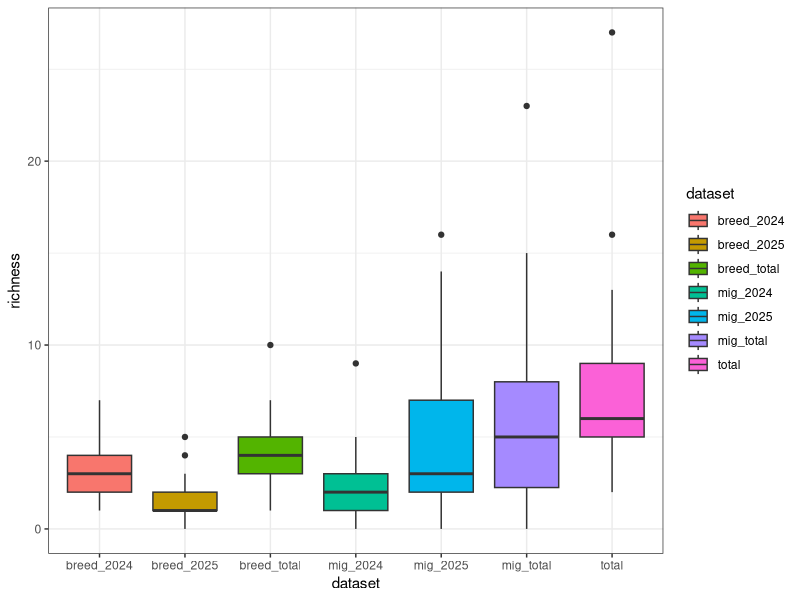
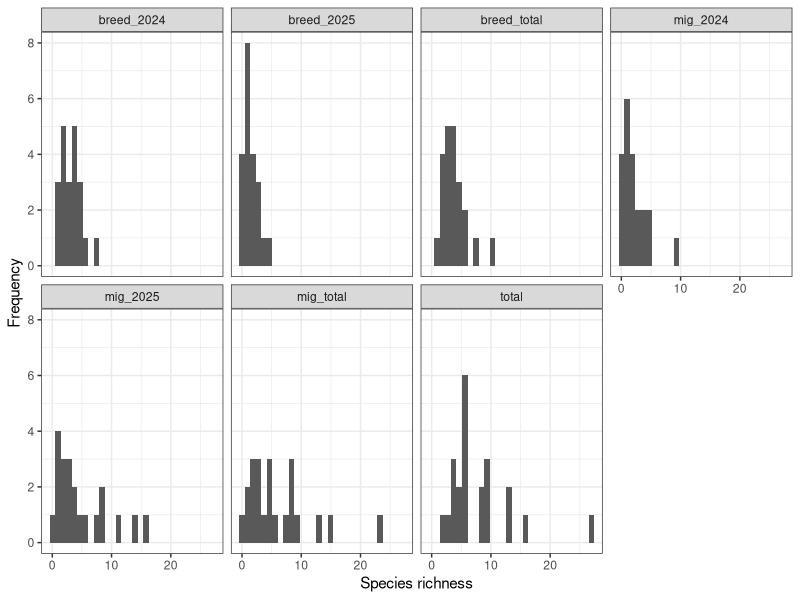
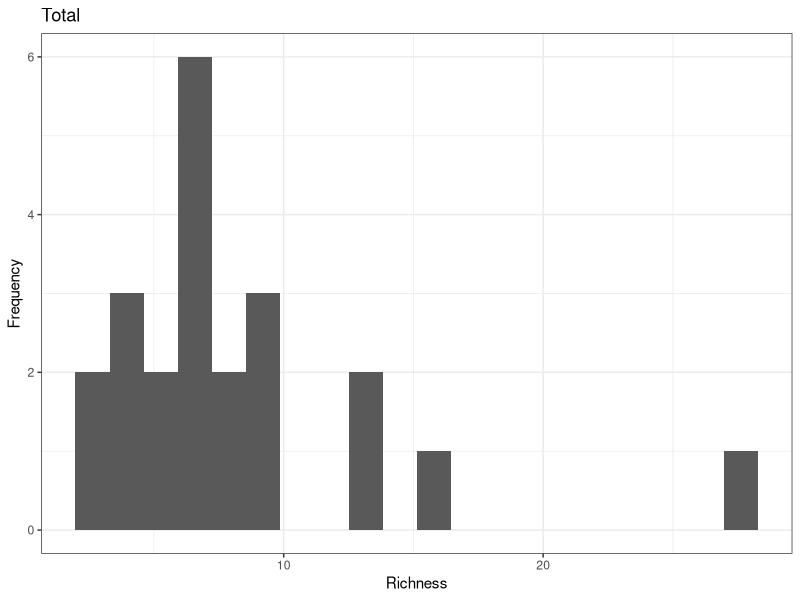
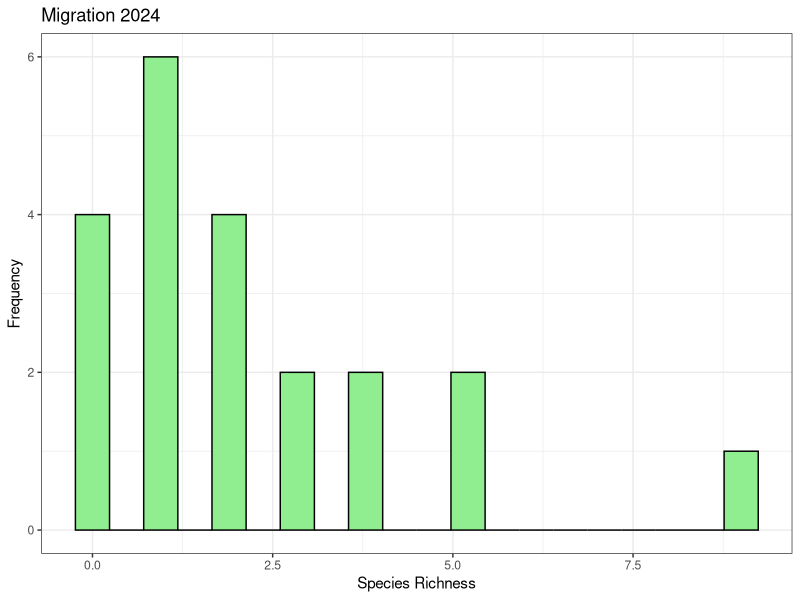
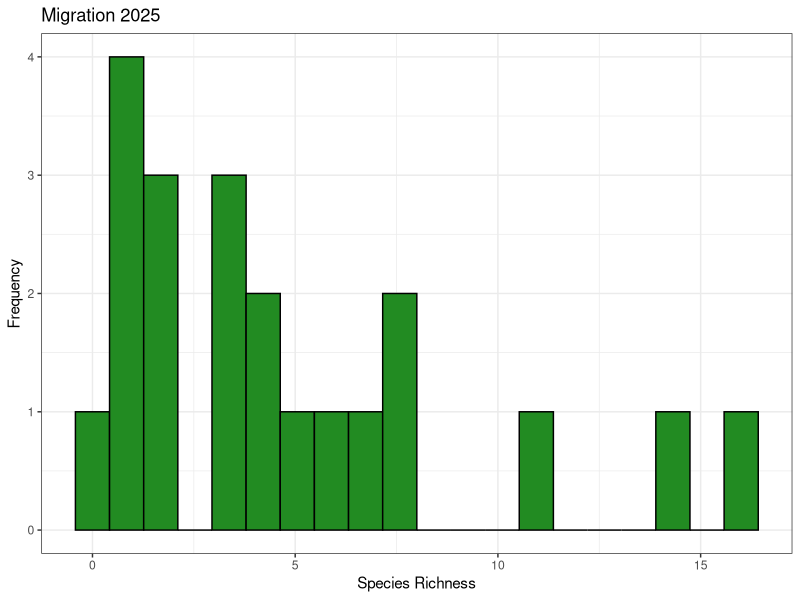
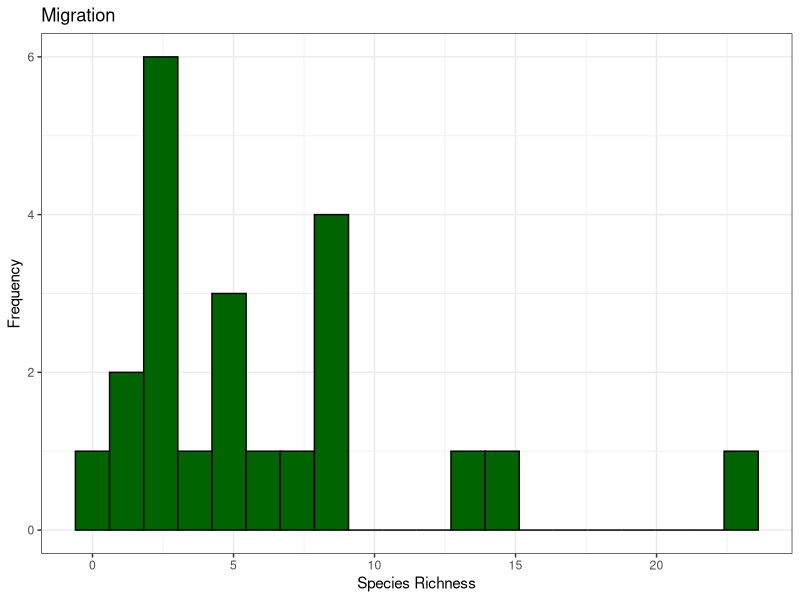
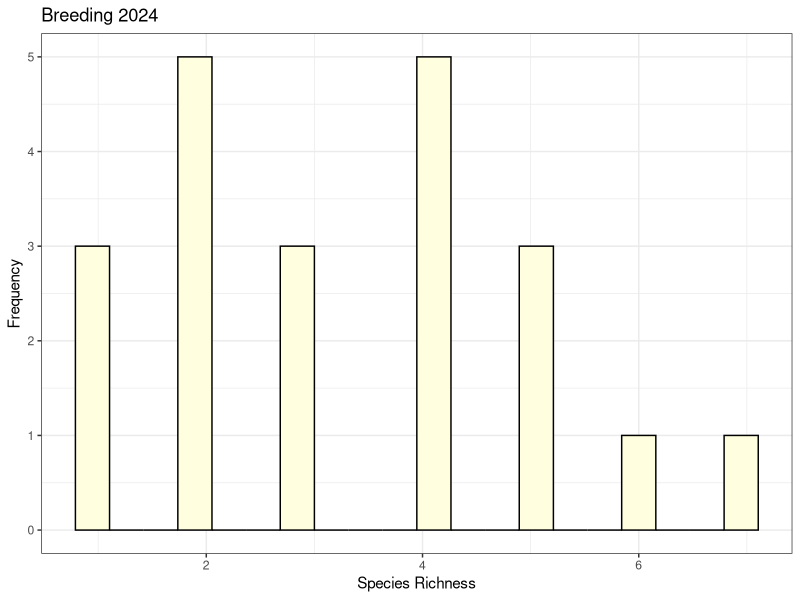
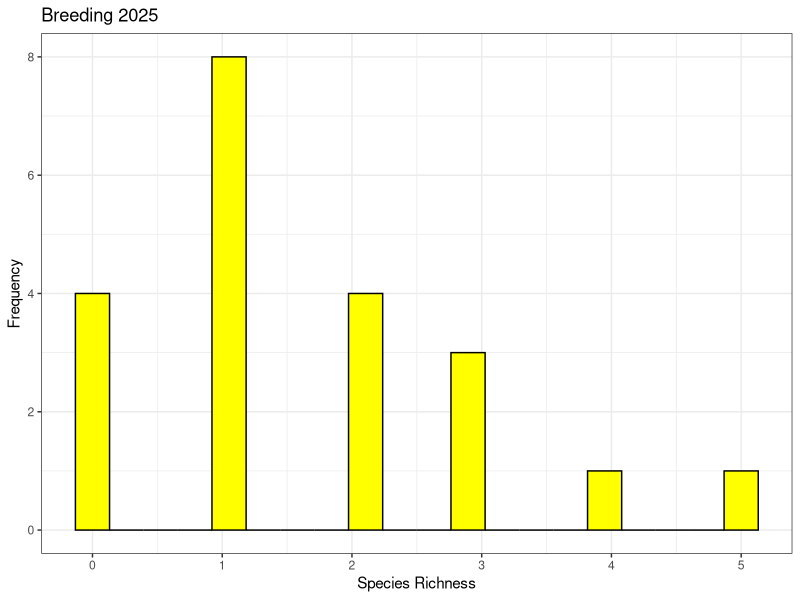

Write R code to recreate these figures, in order. (Note: this script raises an error after producing the figures.)
# 04-Feb-2026                          
# ============================================================================ # 
#                          EXPLORATORY DATA ANALYSIS
# ============================================================================ # 

# DESCRIPTION: 
# Exploration and visualization of distributions and trends of variables

# PACKAGES USED:
library(readr)
library(ggplot2)
library(patchwork)
library(dplyr)
library(tidyverse)


# ============================================================================ # 
# 1. DISTRIBUTION OF VARIABLES  
# ============================================================================ # 

# --- 1.1 SPECIES RICHNESS ACROSS YARDS --- #

yard_characteristics <- read_csv("2 - Cleaned/yard_characteristics.csv")
SR_long <- read_csv("2 - Cleaned/SR_long.csv")


# 1.11 All SR data
# boxplot of SR for each season
ggplot(data = SR_long) + 
  geom_boxplot(mapping = aes(x = dataset, y=richness, fill = dataset)) + 
  theme_bw()

# histogram of SR for each season
ggplot(data = SR_long) + geom_histogram(mapping = aes(x=richness)) + 
  theme_bw() +
  facet_wrap(~dataset, nrow=2) + 
  labs(x = "Species richness", y = "Frequency")

# histogram for total SR
hist_total = ggplot(data = yard_characteristics) + 
  geom_histogram(mapping = aes(x = SR_total), bins = 20) + 
  theme_bw() +
  labs(title = "Total", x = "Richness", y = "Frequency")
hist_total


# 1.12 Migration
# 2024
hist_m24 = ggplot(data = yard_characteristics) + 
  geom_histogram(mapping = aes(x = SR_mig_2024), fill="lightgreen", color = "black", bins = 20) + 
  theme_bw() +
  labs(title = "Migration 2024", x = "Species Richness", y = "Frequency")
hist_m24
       
# 2025
hist_m25 = ggplot(data = yard_characteristics) + 
  geom_histogram(mapping = aes(x = SR_mig_2025), fill="forestgreen", color = "black", bins = 20) + 
  theme_bw() +
  labs(title = "Migration 2025", x = "Species Richness", y = "Frequency")
hist_m25

# Both
hist_m = ggplot(data = yard_characteristics) + 
  geom_histogram(mapping = aes(x = SR_mig), fill="darkgreen", color = "black", bins = 20) + 
  theme_bw() +
  labs(title = "Migration", x = "Species Richness", y = "Frequency")
hist_m


# 1.13 Breeding
# 2024
hist_b24 = ggplot(data = yard_characteristics) + 
  geom_histogram(mapping = aes(x = SR_breed_2024), fill="lightyellow", color = "black", bins = 20) + 
  theme_bw() +
  labs(title = "Breeding 2024", x = "Species Richness", y = "Frequency")
hist_b24

# 2025
hist_b25 = ggplot(data = yard_characteristics) + 
  geom_histogram(mapping = aes(x = SR_breed_2025), fill="yellow", color = "black", bins = 20) + 
  theme_bw() +
  labs(title = "Breeding 2025", x = "Species Richness", y = "Frequency")
hist_b25

# Both
hist_b = ggplot(data = yard_characteristics) + 
  geom_histogram(mapping = aes(x = SR_breed), fill="yellow3", color = "black", bins = 20) + 
  theme_bw() +
  labs(title = "Breeding", x = "Species Richness", y = "Frequency")
hist_b


# 1.14 Display all histograms on one panel
multi_hist_SR <- ((hist_m24|hist_m25|hist_m)/(hist_b24|hist_b25|hist_b)) + 
  plot_annotation(tag_levels = 'A')
multi_hist_SR



# --- 1.2 YARD HABITAT FEATURES --- #
# DEF: Make histograms for each yard habitat feature

# 1.21 Area
# Histograms
hist_area = ggplot(data = yard_characteristics) + 
  geom_histogram(mapping = aes(x = area), fill="purple", color = "black", bins = 20) + 
  theme_bw() +
  labs(x = "Area (ha)", y = "Frequency")

hist_back_area = ggplot(data = yard_characteristics) + 
  geom_histogram(mapping = aes(x = back_area_ha), fill="purple4", color = "black", bins = 20) + 
  theme_bw() +
  labs(x = "Backyard area (ha)", y = "Frequency")


# 1.22 Number of trees
hist_tree = ggplot(data = yard_characteristics) + 
  geom_histogram(mapping = aes(x = tree), fill="darkgreen", color = "black", bins = 20) + 
  theme_bw() +
  labs(x = "Number of trees", y = "Frequency")


# 1.23 Number of shrubs
hist_shrub = ggplot(data = yard_characteristics) + 
  geom_histogram(mapping = aes(x = shrub), fill="lightgreen", color = "black", bins = 20) + 
  theme_bw() +
  labs(x = "Number of shrubs", y = "Frequency")


# 1.24 Density
hist_density = ggplot(data = yard_characteristics) + 
  geom_histogram(mapping = aes(x = density), fill="orange", color = "black", bins = 20) + 
  theme_bw() +
  labs(x = "Density of vegetation (stems/ha", y = "Frequency")


# 1.25 Mean DBH
hist_DBH = ggplot(data = yard_characteristics) + 
  geom_histogram(mapping = aes(x = mean_dbh), fill="tan4", color = "black", bins = 20) + 
  theme_bw() +
  labs(x = "Mean DBH", y = "Frequency")


# 1.26 Number of fruiting plants
hist_fruit = ggplot(data = yard_characteristics) + 
  geom_histogram(mapping = aes(x = n_fruiting_plants), fill="red", color = "black", bins = 20) + 
  theme_bw() +
  labs(x = "Number of fruiting plants", y = "Frequency")


# 1.27 Number of native plants
hist_native = ggplot(data = yard_characteristics) + 
  geom_histogram(mapping = aes(x = n_native_plants), fill="blue4", color = "black", bins = 20) + 
  theme_bw() +
  labs(x = "Number of native plants", y = "Frequency")


# 1.28 Display all histograms together
multi_hist_yard_characteristics <- 
  ((hist_area|hist_tree|hist_density|hist_fruit)/(hist_back_area|hist_shrub|hist_DBH|hist_native)) + 
  plot_annotation(tag_levels = 'A')
multi_hist_yard_characteristics




# --- 1.3 LANDSCAPE CHARACTERISTICS --- #

# INSERT



# ============================================================================ # 
# 2. RELATIONSHIPS TO SPECIES RICHNESS
# ============================================================================ # 

# --- 2.1 SR ~ YARD HABITAT FEATURES --- #
# DEF: Scatter plots of yard habitat features with species richness for each season

# 2.11 Make long data frame for each variable with each season's SR
yard_characteristics_long <- yard_characteristics %>%
  # remove spatial variables
  select(-c(back_perimeter_m,diagonal_1_m,diagonal_2_m,short_radius_m,
            long_radius_m,lat,long,utm_zone,utm_easting,utm_northing)) %>%
  pivot_longer(
    cols = starts_with("SR_"), # select columns starting with SR_
    names_to = "season", # name of new column to store old column names
    values_to = "richness" # name of new column to store values
  )

# Export yard_characteristics_long data frame
write.csv(yard_characteristics_long, file="2 - Cleaned/yard_characteristics_long.csv", row.names=FALSE)


 # 2.12 SR ~ Area
ggplot(data = yard_characteristics_long) + 
  geom_point(mapping = aes(x = area, y = richness)) + 
  theme_bw() +
  facet_wrap(~season, nrow=2) + 
  labs(x = "Area", y = "Species richness")

# backyard area
ggplot(data = yard_characteristics_long) + 
  geom_point(mapping = aes(x = back_area_ha, y = richness)) + 
  theme_bw() +
  facet_wrap(~season, nrow=2) + 
  labs(x = "Backyard area", y = "Species richness")


# 2.13 SR ~ Number of trees
ggplot(data = yard_characteristics_long) + 
  geom_point(mapping = aes(x = tree, y = richness)) + 
  theme_bw() +
  facet_wrap(~season, nrow=2) + 
  labs(x = "Number of trees", y = "Species richness")


# 2.14 SR ~ Number of shrubs
ggplot(data = yard_characteristics_long) + 
  geom_point(mapping = aes(x = shrub, y = richness)) + 
  theme_bw() +
  facet_wrap(~season, nrow=2) + 
  labs(x = "Number of shrubs", y = "Species richness")


ii# 2.15 SR ~ Density of vegetation
ggplot(data = yard_characteristics_long) + 
  geom_point(mapping = aes(x = density, y = richness)) + 
  theme_bw() +
  facet_wrap(~season, nrow=2) + 
  labs(x = "Density of vegetation (stem/ha)", y = "Species richness")


# 2.16 SR ~ Mean DBH
ggplot(data = yard_characteristics_long) + 
  geom_point(mapping = aes(x = mean_dbh, y = richness)) + 
  theme_bw() +
  facet_wrap(~season, nrow=2) + 
  labs(x = "Mean DBH", y = "Species richness")


# 2.17 SR ~ Number of fruiting plants
ggplot(data = yard_characteristics_long) + 
  geom_point(mapping = aes(x = n_fruiting_plants, y = richness)) + 
  theme_bw() +
  facet_wrap(~season, nrow=2) + 
  labs(x = "Number of fruiting plants", y = "Species richness")
# Note: no plant fruited in spring, so this would only really be important in breeding


# 2.18 SR ~ Number of native plants
ggplot(data = yard_characteristics_long) + 
  geom_point(mapping = aes(x = n_native_plants, y = richness)) + 
  theme_bw() +
  facet_wrap(~season, nrow=2) + 
  labs(x = "Number of native plants", y = "Species richness")




# --- 2.2. SR ~ LANDSCAPE HABITAT FEATURES --- #
# ggplot relationships



# --- 2.3. SR ~ LANDSCAPE HABITAT FEATURES --- #
# ggplot relationships




